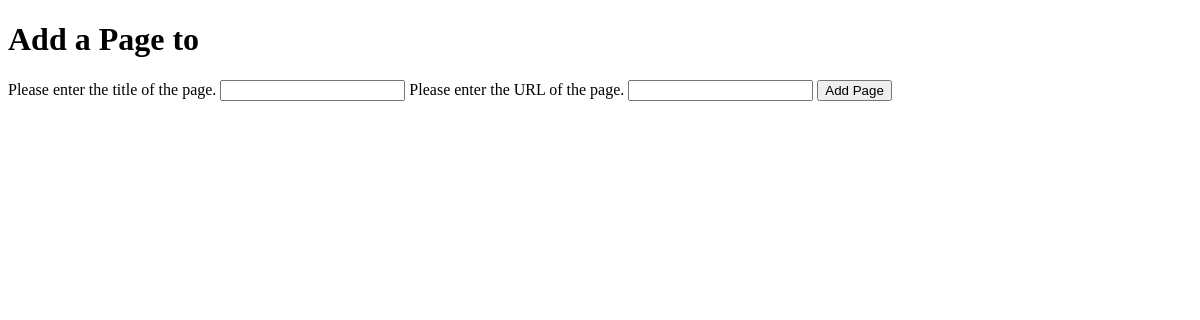
Page /rango/category/python/add_page/ on the earlier database version.
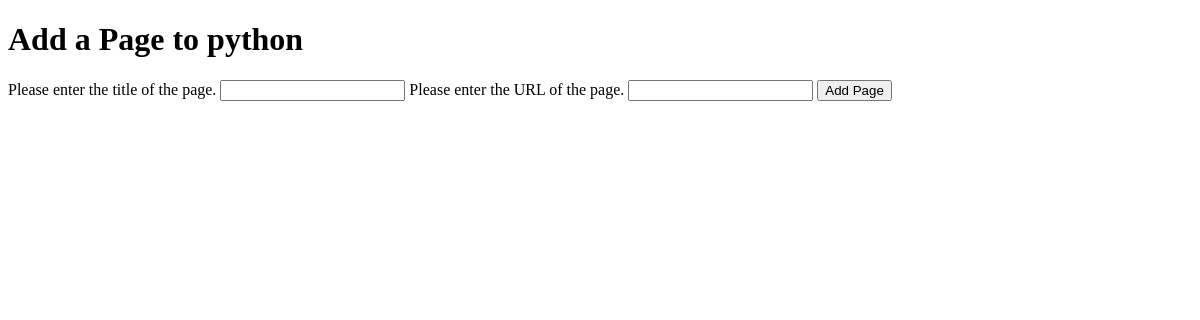
Same page on the later database version.
### rango/models.py (models this page shows, shortened)
class Category(models.Model):
	name = models.CharField(max_length=128, unique=True)
	views=models.IntegerField(default=0)
	likes=models.IntegerField(default=0)
	slug = models.SlugField(unique=True)
	class Meta:
		verbose_name_plural = 'Categories'

### rango/views.py (the view, shortened to what this page needs)
# urls.py: path('category/<slug:category_name_slug>/add_page/',views.add_page,name="add_page"),
def add_page(request,category_name_slug):
	try:
		category = Category.objects.get(slug=category_name_slug)
	except Category.DoesNotExist:
		category = None
	form = PageForm()
	context_dict = {'form':form,'category':category}
	return render(request, 'rango/add_page.html' ,context_dict)#view是服务器后台操作，不需要url映射，直接给真实路径。

### rango/forms.py (shortened to what this page needs)
class PageForm(forms.ModelForm):
    title = forms.CharField(max_length=128,help_text="Please enter the title of the page.")
    url = forms.URLField(max_length=200,help_text="Please enter the URL of the page.")
    views = forms.IntegerField(widget=forms.HiddenInput(),initial=0)
    class Meta:
        model = Page
        exclude = ('category',)

### templates/rango/add_page.html (shortened to what this page needs)
<!DOCTYPE html>
<html>
    <head>
    </head>
    <body>
        <h1>Add a Page to {{category.slug}}</h1>
        <div>
            <form id="category_form" method="post" action="/rango/category/{{ category.slug }}/add_page/">
                {% for field in form.visible_fields %}
                    {{ field.help_text }}
                    {{ field }}
                {% endfor %}
                <input type="submit" name="submit" value="Add Page" />
            </form>
        </div>
    </body>
</html>

Differences in the rows shown:
now on this page (row edited): Category: slug "python"
